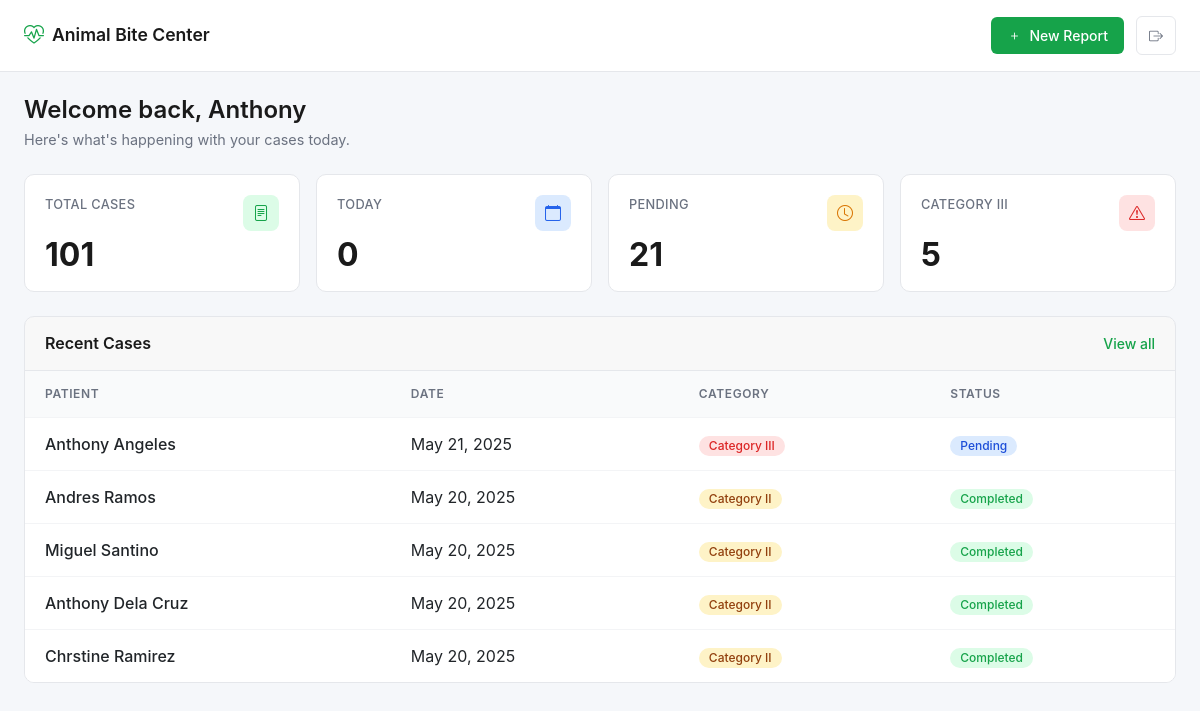
Page /src/staff/dashboard.php (signed in) on the earlier database version.
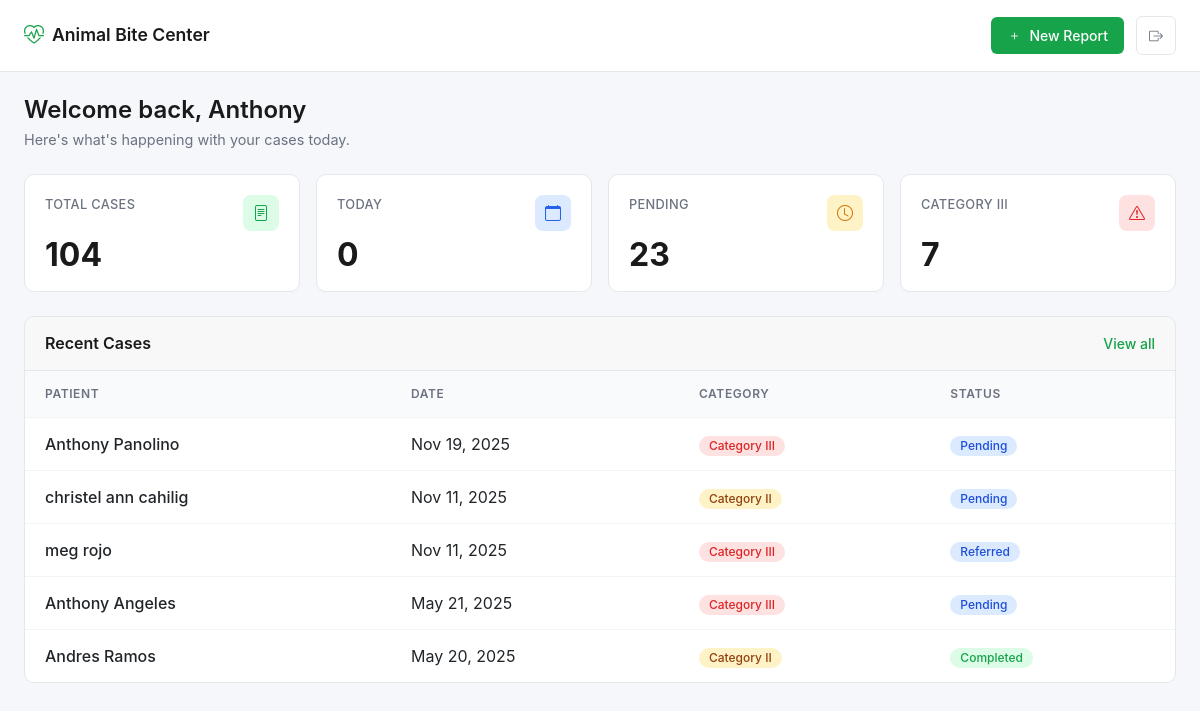
Same page on the later database version.
### tables this page shows
CREATE TABLE `staff` (
  `staffId` int(11) NOT NULL,
  `firstName` varchar(24) DEFAULT NULL,
  `lastName` varchar(30) DEFAULT NULL,
  `birthDate` date DEFAULT NULL,
  `address` varchar(255) DEFAULT NULL,
  `contactNumber` varchar(20) DEFAULT NULL,
  `email` varchar(255) DEFAULT NULL,
  `password` varchar(255) DEFAULT NULL
);

CREATE TABLE `reports` (
  `reportId` int(11) NOT NULL,
  `patientId` int(11) DEFAULT NULL,
  `staffId` int(11) DEFAULT NULL,
  `biteDate` date NOT NULL,
  `reportDate` timestamp NOT NULL DEFAULT current_timestamp(),
  `animalType` enum('Dog','Cat','Rat','Monkey','Bat','Other') NOT NULL,
  `animalOtherType` varchar(50) DEFAULT NULL,
  `animalOwnership` enum('Stray','Owned by patient','Owned by neighbor','Owned by unknown person','Unknown') NOT NULL,
  `ownerName` varchar(100) DEFAULT NULL,
  `ownerContact` varchar(20) DEFAULT NULL,
  `animalStatus` enum('Alive','Dead','Unknown') NOT NULL DEFAULT 'Unknown',
  `animalVaccinated` enum('Yes','No','Unknown') NOT NULL DEFAULT 'Unknown',
  `biteLocation` varchar(255) NOT NULL,
  `biteType` enum('Category I','Category II','Category III') NOT NULL,
  `multipleBites` tinyint(1) NOT NULL DEFAULT 0,
  `provoked` enum('Yes','No','Unknown') NOT NULL DEFAULT 'Unknown',
  `washWithSoap` tinyint(1) NOT NULL DEFAULT 0,
  `rabiesVaccine` tinyint(1) NOT NULL DEFAULT 0,
  `rabiesVaccineDate` date DEFAULT NULL,
  `antiTetanus` tinyint(1) NOT NULL DEFAULT 0,
  `antiTetanusDate` date DEFAULT NULL,
  `antibiotics` tinyint(1) NOT NULL DEFAULT 0,
  `antibioticsDetails` varchar(255) DEFAULT NULL,
  `referredToHospital` tinyint(1) NOT NULL DEFAULT 0,
  `hospitalName` varchar(255) DEFAULT NULL,
  `followUpDate` date DEFAULT NULL,
  `notes` text DEFAULT NULL,
  `status` enum('pending','in_progress','completed','referred') NOT NULL DEFAULT 'pending',
  `updated_at` timestamp NOT NULL DEFAULT current_timestamp() ON UPDATE current_timestamp()
);

### src/staff/dashboard.php (the view, shortened to what this page needs)
<?php
require_once '../conn/conn.php';
try {
    $stmt = $pdo->prepare("SELECT firstName, lastName FROM staff WHERE staffId = ?");
    $stmt->execute([$_SESSION['staffId']]);
    $staff = $stmt->fetch(PDO::FETCH_ASSOC);
} catch (PDOException $e) {
    $staff = ['firstName' => 'User', 'lastName' => ''];
}
try {
    $recentReportsStmt = $pdo->prepare("
        SELECT r.*, CONCAT(p.firstName, ' ', p.lastName) as patientName
        FROM reports r
        LEFT JOIN patients p ON r.patientId = p.patientId
        ORDER BY r.reportDate DESC LIMIT 5
    ");
    $recentReportsStmt->execute();
    $recentReports = $recentReportsStmt->fetchAll(PDO::FETCH_ASSOC);
} catch (PDOException $e) {
    $recentReports = [];
}
try {
    $totalReportsStmt = $pdo->query("SELECT COUNT(*) FROM reports");
    $totalReports = $totalReportsStmt->fetchColumn();
    $todayReportsStmt = $pdo->query("SELECT COUNT(*) FROM reports WHERE DATE(reportDate) = CURDATE()");
    $todayReports = $todayReportsStmt->fetchColumn();
    $pendingReportsStmt = $pdo->query("SELECT COUNT(*) FROM reports WHERE status = 'pending'");
    $pendingReports = $pendingReportsStmt->fetchColumn();
    $categoryIIIStmt = $pdo->query("SELECT COUNT(*) FROM reports WHERE biteType = 'Category III' AND status != 'completed'");
    $categoryIIICases = $categoryIIIStmt->fetchColumn();
} catch (PDOException $e) {
    $totalReports = 0;
    $todayReports = 0;
    $pendingReports = 0;
    $categoryIIICases = 0;
}
?>
<!DOCTYPE html>
<html lang="en">
<head>
  <link href="https://cdn.jsdelivr.net/npm/bootstrap@5.3.0/dist/css/bootstrap.min.css" rel="stylesheet">
  <link rel="stylesheet" href="https://cdn.jsdelivr.net/npm/bootstrap-icons@1.11.1/font/bootstrap-icons.css">
</head>
<body>
  <header class="header">
    <div class="header-content">
      <div class="logo">
        <i class="bi bi-heart-pulse"></i>
        <span>Animal Bite Center</span>
      </div>
      <div class="header-actions">
        <a href="new_report.php" class="btn-new">
          <i class="bi bi-plus"></i>
          New Report
        </a>
        <a href="../login/logout.php" class="btn-logout">
          <i class="bi bi-box-arrow-right"></i>
        </a>
      </div>
    </div>
  </header>
  <main class="main">
    <div class="welcome">
      <h1>Welcome back, <?php echo htmlspecialchars($staff['firstName']); ?></h1>
      <p>Here's what's happening with your cases today.</p>
    </div>
    <div class="stats-grid">
      <div class="stat-card">
        <div class="stat-card-header">
          <span class="stat-label">Total Cases</span>
          <div class="stat-icon green">
            <i class="bi bi-file-text"></i>
          </div>
        </div>
        <div class="stat-value"><?php echo $totalReports; ?></div>
      </div>
      <div class="stat-card">
        <div class="stat-card-header">
          <span class="stat-label">Today</span>
          <div class="stat-icon blue">
            <i class="bi bi-calendar"></i>
          </div>
        </div>
        <div class="stat-value"><?php echo $todayReports; ?></div>
      </div>
      <div class="stat-card">
        <div class="stat-card-header">
          <span class="stat-label">Pending</span>
          <div class="stat-icon yellow">
            <i class="bi bi-clock"></i>
          </div>
        </div>
        <div class="stat-value"><?php echo $pendingReports; ?></div>
      </div>
      <div class="stat-card">
        <div class="stat-card-header">
          <span class="stat-label">Category III</span>
          <div class="stat-icon red">
            <i class="bi bi-exclamation-triangle"></i>
          </div>
        </div>
        <div class="stat-value"><?php echo $categoryIIICases; ?></div>
      </div>
    </div>
    <div class="card">
      <div class="card-header">
        <h2 class="card-title">Recent Cases</h2>
        <a href="reports.php" class="btn-link">View all</a>
      </div>
      <?php if (empty($recentReports)): ?>
        <div class="empty-state">
          <i class="bi bi-inbox"></i>
          <p>No cases recorded yet</p>
        </div>
      <?php else: ?>
        <div class="table-wrap">
          <table class="table">
            <thead>
              <tr>
                <th>Patient</th>
                <th>Date</th>
                <th>Category</th>
                <th>Status</th>
              </tr>
            </thead>
            <tbody>
              <?php foreach ($recentReports as $report): ?>
                <tr>
                  <td class="patient-name"><?php echo htmlspecialchars($report['patientName'] ?? 'Unknown'); ?></td>
                  <td><?php echo date('M j, Y', strtotime($report['reportDate'])); ?></td>
                  <td>
                    <?php
                      $catClass = 'badge-cat1';
                      if ($report['biteType'] === 'Category II') $catClass = 'badge-cat2';
                      if ($report['biteType'] === 'Category III') $catClass = 'badge-cat3';
                    ?>
                    <span class="badge <?php echo $catClass; ?>"><?php echo htmlspecialchars($report['biteType']); ?></span>
                  </td>
                  <td>
                    <?php
                      $statusClass = 'badge-pending';
                      if ($report['status'] === 'completed') $statusClass = 'badge-completed';
                    ?>
                    <span class="badge <?php echo $statusClass; ?>"><?php echo ucfirst(htmlspecialchars($report['status'])); ?></span>
                  </td>
                </tr>
              <?php endforeach; ?>
            </tbody>
          </table>
        </div>
      <?php endif; ?>
    </div>
  </main>
</body>
</html>

### src/staff/dashboard.php (style rules this page uses)
* { box-sizing: border-box; }
body { background-color: #f5f7fa; font-family: -apple-system, BlinkMacSystemFont, 'Segoe UI', Roboto, sans-serif; min-height: 100vh; margin: 0; }
.header { background: white; border-bottom: 1px solid #e5e7eb; padding: 1rem 1.5rem; position: sticky; top: 0; z-index: 100; }
.header-content { max-width: 1200px; margin: 0 auto; display: flex; justify-content: space-between; align-items: center; gap: 1rem; }
.logo { display: flex; align-items: center; gap: 0.5rem; font-weight: 600; font-size: 1.1rem; color: #1a1a1a; }
.logo i { color: #16a34a; font-size: 1.25rem; }
.header-actions { display: flex; align-items: center; gap: 0.75rem; }
.btn-new { background: #16a34a; color: white; border: none; padding: 0.5rem 1rem; border-radius: 6px; font-size: 0.875rem; font-weight: 500; display: flex; align-items: center; gap: 0.5rem; text-decoration: none; transition: background 0.2s; }
.btn-logout { background: transparent; color: #6b7280; border: 1px solid #e5e7eb; padding: 0.5rem 0.75rem; border-radius: 6px; font-size: 0.875rem; text-decoration: none; transition: all 0.2s; }
.main { max-width: 1200px; margin: 0 auto; padding: 1.5rem; }
.welcome { margin-bottom: 1.5rem; }
.welcome h1 { font-size: 1.5rem; font-weight: 600; color: #1a1a1a; margin: 0 0 0.25rem 0; }
.welcome p { color: #6b7280; margin: 0; font-size: 0.9rem; }
.stats-grid { display: grid; grid-template-columns: repeat(4, 1fr); gap: 1rem; margin-bottom: 1.5rem; }
.stat-card { background: white; border-radius: 10px; padding: 1.25rem; border: 1px solid #e5e7eb; }
.stat-card-header { display: flex; justify-content: space-between; align-items: flex-start; margin-bottom: 0.5rem; }
.stat-label { font-size: 0.8rem; color: #6b7280; font-weight: 500; text-transform: uppercase; letter-spacing: 0.025em; }
.stat-icon { width: 36px; height: 36px; border-radius: 8px; display: flex; align-items: center; justify-content: center; font-size: 1rem; }
.stat-icon.green { background: #dcfce7; color: #16a34a; }
.stat-icon.blue { background: #dbeafe; color: #2563eb; }
.stat-icon.yellow { background: #fef3c7; color: #d97706; }
.stat-icon.red { background: #fee2e2; color: #dc2626; }
.stat-value { font-size: 2rem; font-weight: 700; color: #1a1a1a; line-height: 1; }
.card { background: white; border-radius: 10px; border: 1px solid #e5e7eb; overflow: hidden; }
.card-header { padding: 1rem 1.25rem; border-bottom: 1px solid #e5e7eb; display: flex; justify-content: space-between; align-items: center; }
.card-title { font-size: 1rem; font-weight: 600; color: #1a1a1a; margin: 0; }
.btn-link { color: #16a34a; font-size: 0.875rem; text-decoration: none; font-weight: 500; }
.table-wrap { overflow-x: auto; }
.table { width: 100%; border-collapse: collapse; margin: 0; }
.table th, .table td { padding: 0.875rem 1.25rem; text-align: left; border-bottom: 1px solid #f3f4f6; }
.table th { background: #f9fafb; font-size: 0.75rem; font-weight: 600; color: #6b7280; text-transform: uppercase; letter-spacing: 0.05em; }
.table tbody tr:last-child td { border-bottom: none; }
.patient-name { font-weight: 500; color: #1a1a1a; }
.badge { display: inline-block; padding: 0.25rem 0.625rem; border-radius: 9999px; font-size: 0.75rem; font-weight: 500; }
.badge-cat2 { background: #fef3c7; color: #92400e; }
.badge-cat3 { background: #fee2e2; color: #dc2626; }
.badge-pending { background: #dbeafe; color: #1d4ed8; }
.badge-completed { background: #dcfce7; color: #16a34a; }

Differences in the rows shown:
no longer on this page (row unchanged): reports: patientName "Miguel Santino", reportDate "May 20, 2025", biteType "Category II", status "Completed"
no longer on this page (row unchanged): reports: patientName "Anthony Dela Cruz", reportDate "May 20, 2025", biteType "Category II", status "Completed"
no longer on this page (row unchanged): reports: patientName "Chrstine Ramirez", reportDate "May 20, 2025", biteType "Category II", status "Completed"
added reports: patientName "Anthony Panolino", reportDate "Nov 19, 2025", biteType "Category III", status "Pending"
added reports: patientName "christel ann cahilig", reportDate "Nov 11, 2025", biteType "Category II", status "Pending"
added reports: patientName "meg rojo", reportDate "Nov 11, 2025", biteType "Category III", status "Referred"
Other differences:
$totalReports: "101" → "104"
$pendingReports: "21" → "23"
$categoryIIICases: "5" → "7"
